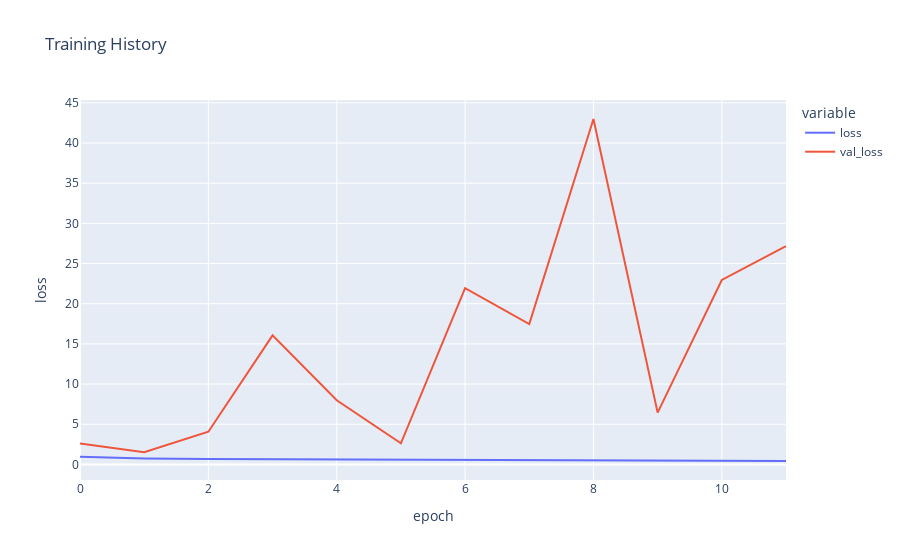

This figure's notebook cell:
### Code cell
fx = px.line(
    history_gender.history, y=["loss", "val_loss"],
    labels = {'index':'epoch', 'value':'loss'},
    title = 'Training History')

fig.show()

### Figure 1 — Plotly figure (JSON) as saved in the notebook; plotly's stock layout.template omitted (floating-point values rounded to 4 significant figures)
{"data": [{"hovertemplate": "variable=loss<br>epoch=%{x}<br>loss=%{y}<extra></extra>", "legendgroup": "loss", "line": {"color": "#636efa", "dash": "solid"}, "marker": {"symbol": "circle"}, "mode": "lines", "name": "loss", "orientation": "v", "showlegend": true, "type": "scatter", "x": [0, 1, 2, 3, 4, 5, 6, 7, 8, 9, 10, 11], "xaxis": "x", "y": [0.9702, 0.7447, 0.6784, 0.6415, 0.6016, 0.5755, 0.5429, 0.5261, 0.497, 0.4712, 0.4501, 0.4263], "yaxis": "y"}, {"hovertemplate": "variable=val_loss<br>epoch=%{x}<br>loss=%{y}<extra></extra>", "legendgroup": "val_loss", "line": {"color": "#EF553B", "dash": "solid"}, "marker": {"symbol": "circle"}, "mode": "lines", "name": "val_loss", "orientation": "v", "showlegend": true, "type": "scatter", "x": [0, 1, 2, 3, 4, 5, 6, 7, 8, 9, 10, 11], "xaxis": "x", "y": [2.594, 1.522, 4.071, 16.06, 7.979, 2.63, 21.94, 17.47, 42.99, 6.442, 22.96, 27.16], "yaxis": "y"}], "layout": {"legend": {"title": {"text": "variable"}, "tracegroupgap": 0}, "title": {"text": "Training History"}, "xaxis": {"anchor": "y", "domain": [0, 1], "title": {"text": "epoch"}}, "yaxis": {"anchor": "x", "domain": [0, 1], "title": {"text": "loss"}}}}
